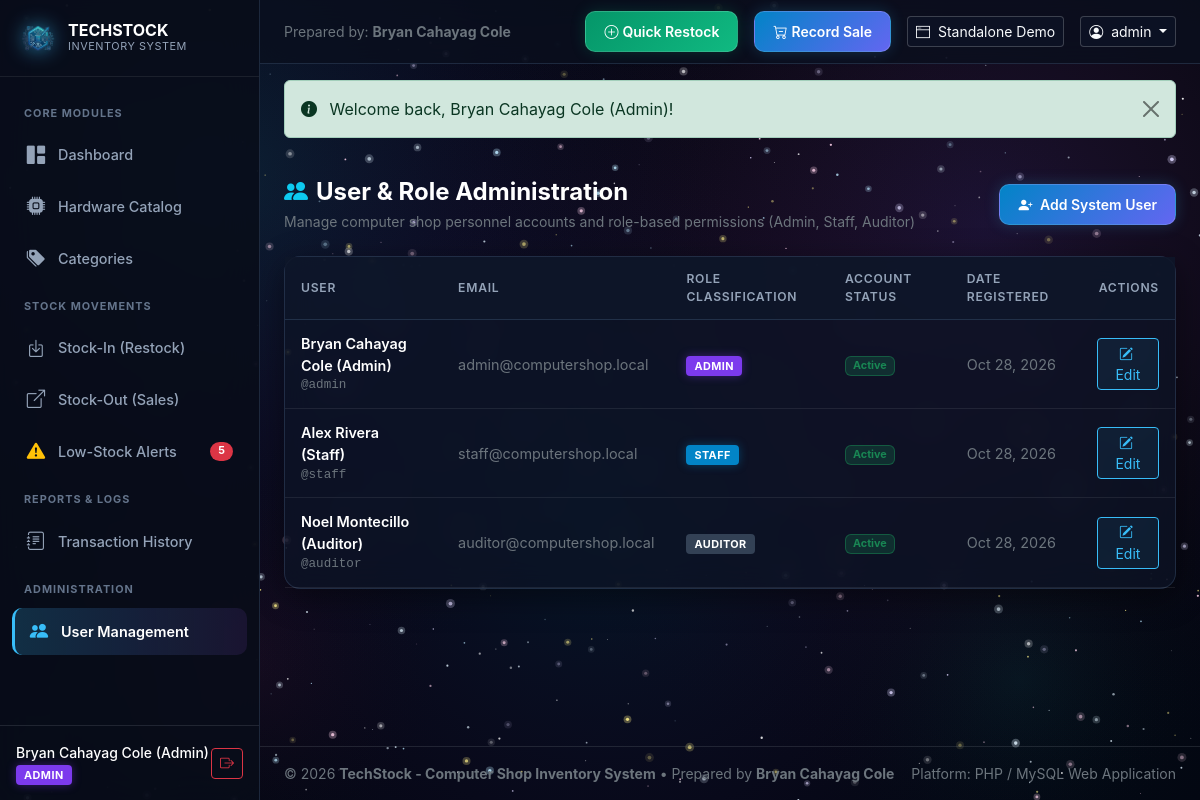
/users.php (signed in), run on the app's committed database.
### tables this page shows
CREATE TABLE `users` (
  `id` INT AUTO_INCREMENT PRIMARY KEY,
  `username` VARCHAR(50) NOT NULL UNIQUE,
  `password` VARCHAR(255) NOT NULL,
  `full_name` VARCHAR(100) NOT NULL,
  `email` VARCHAR(100) NOT NULL UNIQUE,
  `role` ENUM('admin', 'staff', 'auditor') NOT NULL DEFAULT 'staff',
  `status` ENUM('active', 'inactive') NOT NULL DEFAULT 'active',
  `created_at` TIMESTAMP DEFAULT CURRENT_TIMESTAMP,
  `updated_at` TIMESTAMP DEFAULT CURRENT_TIMESTAMP ON UPDATE CURRENT_TIMESTAMP
);

### users.php (the view, shortened to what this page needs)
<?php
require_once __DIR__ . '/includes/header.php';
$pdo = get_db_connection();
$users = $pdo->query("SELECT id, username, full_name, email, role, status, created_at FROM users ORDER BY id ASC")->fetchAll();
?>
<div class="d-flex flex-wrap align-items-center justify-content-between gap-3 mb-4">
    <div>
        <h2 class="h4 text-white fw-bold mb-1"><i class="bi bi-people-fill text-info me-2"></i>User & Role Administration</h2>
        <div class="text-secondary small">Manage computer shop personnel accounts and role-based permissions (Admin, Staff, Auditor)</div>
    </div>
    <button type="button" class="btn btn-cyber-primary btn-sm" data-bs-toggle="modal" data-bs-target="#userModal" onclick="prepareAddUserModal()">
        <i class="bi bi-person-plus-fill me-1"></i> Add System User
    </button>
</div>
<div class="card-custom">
    <div class="table-responsive">
        <table class="table-custom">
            <thead>
                <tr>
                    <th>User</th>
                    <th>Email</th>
                    <th>Role Classification</th>
                    <th>Account Status</th>
                    <th>Date Registered</th>
                    <th class="text-end">Actions</th>
                </tr>
            </thead>
            <tbody>
                <?php foreach ($users as $u): ?>
                    <tr>
                        <td>
                            <div class="text-white fw-semibold"><?= htmlspecialchars($u['full_name']) ?></div>
                            <div class="small text-secondary font-monospace">@<?= htmlspecialchars($u['username']) ?></div>
                        </td>
                        <td class="text-secondary small"><?= htmlspecialchars($u['email']) ?></td>
                        <td>
                            <span class="badge-role <?= htmlspecialchars($u['role']) ?>"><?= htmlspecialchars($u['role']) ?></span>
                        </td>
                        <td>
                            <?php if ($u['status'] === 'active'): ?>
                                <span class="badge bg-success bg-opacity-25 text-success border border-success border-opacity-50">Active</span>
                            <?php else: ?>
                                <span class="badge bg-danger bg-opacity-25 text-danger border border-danger border-opacity-50">Disabled</span>
                            <?php endif; ?>
                        </td>
                        <td class="text-secondary small"><?= date('M d, Y', strtotime($u['created_at'])) ?></td>
                        <td class="text-end">
                            <button type="button" class="btn btn-outline-info btn-sm py-1 px-2"
                                onclick='prepareEditUserModal(<?= json_encode($u, JSON_HEX_TAG | JSON_HEX_APOS | JSON_HEX_QUOT | JSON_HEX_AMP) ?>)'>
                                <i class="bi bi-pencil-square me-1"></i> Edit
                            </button>
                        </td>
                    </tr>
                <?php endforeach; ?>
            </tbody>
        </table>
    </div>
</div>
<?php require_once __DIR__ . '/includes/footer.php'; ?>

### assets/css/style.css (style rules this page uses)
:root { --bg-main: transparent; --bg-space: #04060f; --bg-card: rgba(13, 20, 38, 0.72); --bg-card-header: rgba(18, 27, 49, 0.85); --bg-sidebar: rgba(9, 13, 26, 0.88); --bg-sidebar-hover: rgba(30, 41, 59, 0.7); --bg-input: rgba(15, 23, 42, 0.75); --border-color: rgba(147, 197, 253, 0.15); --border-glow: rgba(56, 189, 248, 0.35); --border-subtle: rgba(255, 255, 255, 0.08); --primary: #38bdf8; --primary-glow: rgba(56, 189, 248, 0.4); --accent: #a855f7; --success: #34d399; --success-bg: rgba(16, 185, 129, 0.18); --success-border: rgba(16, 185, 129, 0.35); --warning: #fbbf24; --warning-bg: rgba(245, 158, 11, 0.18); --warning-border: rgba(245, 158, 11, 0.35); --danger: #f87171; --danger-bg: rgba(239, 68, 68, 0.18); --danger-border: rgba(239, 68, 68, 0.35); --text-primary: #ffffff; --text-secondary: #94a3b8; --text-muted: #64748b; --radius-sm: 6px; --radius-md: 10px; --radius-lg: 16px; --shadow-card: 0 8px 32px 0 rgba(0, 0, 0, 0.45); --shadow-glow: 0 0 20px rgba(56, 189, 248, 0.2); }
body { background-color: #030712; background-image: radial-gradient(circle at 18% 22%, rgba(56, 189, 248, 0.16) 0%, transparent 42%), radial-gradient(circle at 82% 28%, rgba(168, 85, 247, 0.15) 0%, transparent 45%), radial-gradient(circle at 50% 65%, rgba(99, 102, 241, 0.12) 0%, transparent 50%), radial-gradient(circle at 78% 85%, rgba(14, 165, 233, 0.12) 0%, transparent 40%), radial-gradient(circle at 22% 82%, rgba(236, 72, 153, 0.08) 0%, transparent 42%); background-attachment: fixed; background-size: cover; background-repeat: no-repeat; color: var(--text-primary); font-family: -apple-system, BlinkMacSystemFont, "Segoe UI", Roboto, "Helvetica Neue", Arial, sans-serif; min-height: 100vh; display: flex; flex-direction: column; margin: 0; overflow-x: hidden; }
.card-custom { background: var(--bg-card); backdrop-filter: blur(14px); -webkit-backdrop-filter: blur(14px); border: 1px solid var(--border-color); border-radius: var(--radius-lg); box-shadow: var(--shadow-card); transition: transform 0.2s ease, border-color 0.2s ease, box-shadow 0.2s ease; }
.badge-role { text-transform: uppercase; font-size: 0.68rem; padding: 3px 8px; border-radius: 4px; font-weight: 700; letter-spacing: 0.04em; }
.badge-role.admin { background: #7c3aed; color: #ffffff; box-shadow: 0 0 10px rgba(124, 58, 237, 0.4); }
.badge-role.staff { background: #0284c7; color: #ffffff; box-shadow: 0 0 10px rgba(2, 132, 199, 0.4); }
.badge-role.auditor { background: #334155; color: #ffffff; }
.table-custom { width: 100%; border-collapse: separate; border-spacing: 0; color: var(--text-primary); }
.table-custom th { background: rgba(15, 23, 42, 0.85); color: var(--text-secondary); font-size: 0.76rem; text-transform: uppercase; letter-spacing: 0.06em; padding: 13px 16px; border-bottom: 1px solid var(--border-color); font-weight: 600; }
.table-custom td { padding: 13px 16px; border-bottom: 1px solid var(--border-subtle); font-size: 0.9rem; vertical-align: middle; color: #f8fafc; }
.table-custom tbody tr { transition: background 0.15s ease; }
.btn-cyber-primary { background: linear-gradient(135deg, #0284c7 0%, #6366f1 100%); color: #ffffff; border: 1px solid rgba(255, 255, 255, 0.15); font-weight: 600; padding: 9px 18px; border-radius: var(--radius-md); transition: all 0.2s ease; box-shadow: 0 0 15px rgba(56, 189, 248, 0.2); }
.btn-outline-info { border-color: #38bdf8; color: #38bdf8; background: rgba(56, 189, 248, 0.08); }

### data on the page
users: full_name "Bryan Cahayag Cole (Admin)", username "admin", email "admin@computershop.local", role "ADMIN", status "Active", created_at "Oct 28, 2026"
users: full_name "Alex Rivera (Staff)", username "staff", email "staff@computershop.local", role "STAFF", status "Active", created_at "Oct 28, 2026"
users: full_name "Noel Montecillo (Auditor)", username "auditor", email "auditor@computershop.local", role "AUDITOR", status "Active", created_at "Oct 28, 2026"

### other printed values
$low_stock_count "5"
$user['full_name'] "Bryan Cahayag Cole (Admin)"
$user['role'] "ADMIN"
$user['username'] "admin"
$flash['message'] "Welcome back, Bryan Cahayag Cole (Admin)!"
